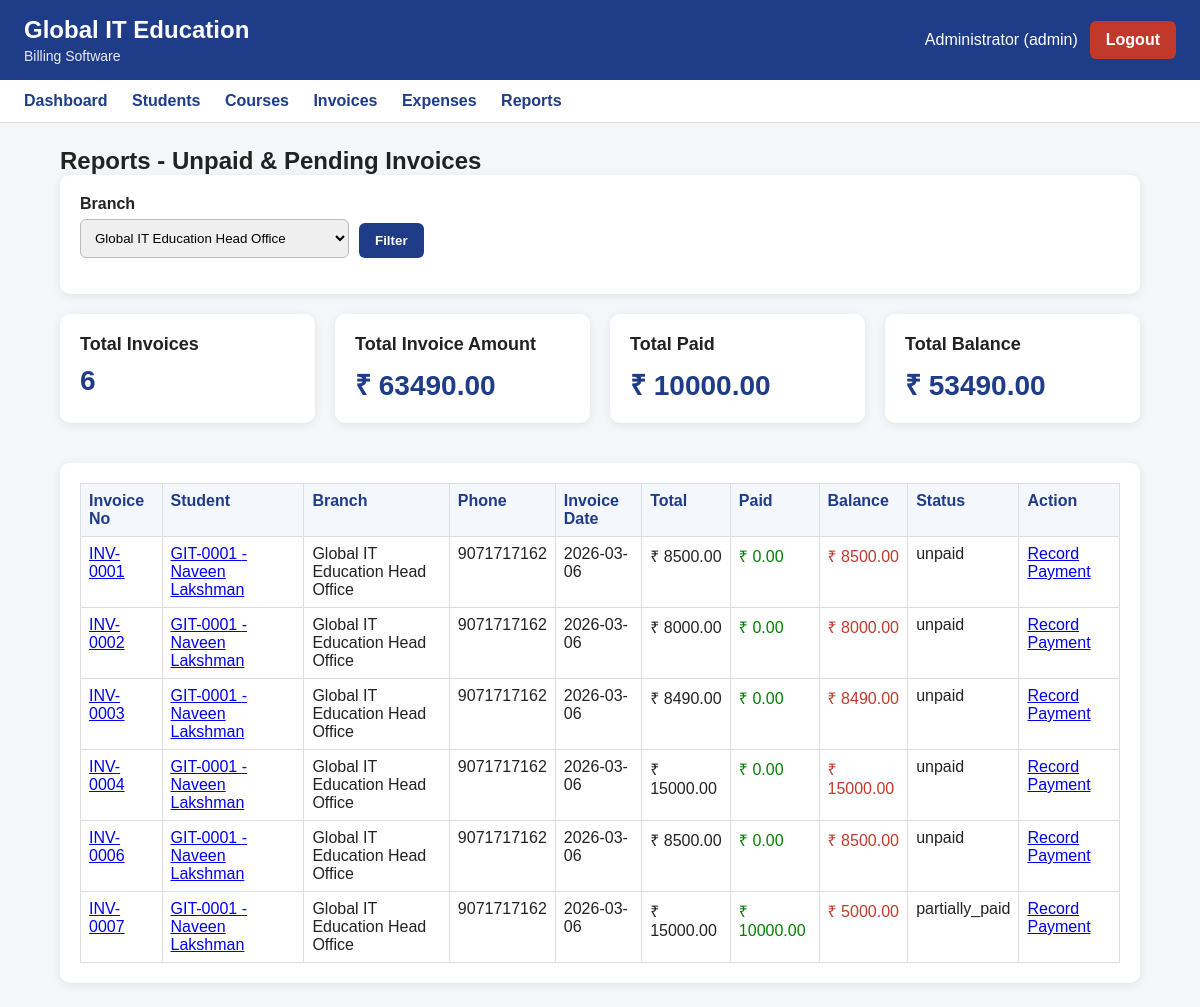
Page /reports/unpaid-invoices?branch_id=1 (signed in) on the committed database.
### tables this page shows
CREATE TABLE invoices (
            id INTEGER PRIMARY KEY AUTOINCREMENT,
            invoice_no TEXT NOT NULL UNIQUE,
            student_id INTEGER NOT NULL,
            invoice_date TEXT NOT NULL,
            subtotal REAL NOT NULL DEFAULT 0,
            discount_type TEXT NOT NULL DEFAULT 'none'
                CHECK(discount_type IN ('none', 'fixed', 'percentage')),
            discount_value REAL NOT NULL DEFAULT 0,
            discount_amount REAL NOT NULL DEFAULT 0,
            total_amount REAL NOT NULL DEFAULT 0,
            installment_type TEXT NOT NULL DEFAULT 'full'
                CHECK(installment_type IN ('full', 'custom')),
            notes TEXT,
            status TEXT NOT NULL DEFAULT 'unpaid'
                CHECK(status IN ('unpaid', 'partially_paid', 'paid', 'cancelled')),
            created_by INTEGER NOT NULL,
            created_at TEXT NOT NULL,
            updated_at TEXT, branch_id INTEGER,
            FOREIGN KEY (student_id) REFERENCES students(id),
            FOREIGN KEY (created_by) REFERENCES users(id)
        );

CREATE TABLE students (
            id INTEGER PRIMARY KEY AUTOINCREMENT,
            student_code TEXT NOT NULL UNIQUE,
            full_name TEXT NOT NULL,
            phone TEXT NOT NULL,
            email TEXT,
            address TEXT,
            joined_date TEXT NOT NULL,
            status TEXT NOT NULL DEFAULT 'active'
                CHECK(status IN ('active', 'completed', 'dropped')),
            created_at TEXT NOT NULL,
            updated_at TEXT
        , branch_id INTEGER);

### app.py (the view)
@app.route("/reports/unpaid-invoices")
@login_required
def unpaid_invoices_report():
    conn = get_conn()
    cur = conn.cursor()
    branch_id = request.args.get("branch_id", "").strip()
    cur.execute("""
        SELECT *
        FROM branches
        WHERE is_active = 1
        ORDER BY branch_name
    """)
    branches = cur.fetchall()
    query = """
        SELECT
            invoices.id,
            invoices.invoice_no,
            invoices.invoice_date,
            invoices.total_amount,
            invoices.status,
            invoices.branch_id,

            students.id AS student_id,
            students.student_code,
            students.full_name,
            students.phone,

            branch_master.branch_name,

            IFNULL(SUM(payments.amount_paid), 0) AS paid_amount

        FROM invoices
        JOIN students
            ON invoices.student_id = students.id
        LEFT JOIN payments
            ON payments.invoice_id = invoices.id
        LEFT JOIN branches AS branch_master
            ON invoices.branch_id = branch_master.id

        WHERE invoices.status IN ('unpaid', 'partially_paid')
    """
    params = []
    if branch_id:
        query += " AND invoices.branch_id = ? "
        params.append(branch_id)
    query += """
        GROUP BY invoices.id
        ORDER BY invoices.invoice_date ASC, invoices.id ASC
    """
    cur.execute(query, params)
    raw_rows = cur.fetchall()
    conn.close()
    rows = []
    total_invoices = 0
    total_amount = 0.0
    total_paid = 0.0
    total_balance = 0.0
    for row in raw_rows:
        invoice_total = float(row["total_amount"] or 0)
        paid_amount = float(row["paid_amount"] or 0)
        balance_amount = invoice_total - paid_amount
        rows.append({
            "id": row["id"],
            "invoice_no": row["invoice_no"],
            "invoice_date": row["invoice_date"],
            "total_amount": invoice_total,
            "paid_amount": paid_amount,
            "balance_amount": balance_amount,
            "status": row["status"],
            "student_id": row["student_id"],
            "student_code": row["student_code"],
            "full_name": row["full_name"],
            "phone": row["phone"],
            "branch_name": row["branch_name"]
        })
        total_invoices += 1
        total_amount += invoice_total
        total_paid += paid_amount
        total_balance += balance_amount
    return render_template(
        "report_unpaid_invoices.html",
        rows=rows,
        total_invoices=total_invoices,
        total_amount=total_amount,
        total_paid=total_paid,
        total_balance=total_balance,
        branches=branches,
        branch_id=branch_id
    )

### app.py (called while the page is built)
def login_required(route_function):
    from functools import wraps
    @wraps(route_function)
    def wrapper(*args, **kwargs):
        if "user_id" not in session:
            flash("Please login first.", "warning")
            return redirect(url_for("login"))
        return route_function(*args, **kwargs)
    return wrapper

### db.py (called while the page is built)
def get_conn():
    conn = sqlite3.connect(DB_PATH)
    conn.row_factory = sqlite3.Row
    conn.execute("PRAGMA foreign_keys = ON;")
    return conn

### templates/report_unpaid_invoices.html (shortened to what this page needs)
{% extends "base.html" %}
{% block content %}
<h2>Reports - Unpaid & Pending Invoices</h2>
<div class="card">
  <form method="get" class="search-form">
    <div class="form-group">
      <label>Branch</label>
      <select name="branch_id">
        {% for b in branches %}
        <option value="{{ b.id }}" {% if branch_id == (b.id|string) %}selected{% endif %}>
          {{ b.branch_name }}
        </option>
        {% endfor %}
      </select>
    </div>
    <div class="form-group" style="align-self:end;">
      <button type="submit" class="btn btn-primary">Filter</button>
    </div>
  </form>
</div>
<div class="grid">
  <div class="card stat-card">
    <h3>Total Invoices</h3>
    <p>{{ total_invoices }}</p>
  </div>
  <div class="card stat-card">
    <h3>Total Invoice Amount</h3>
    <p>₹ {{ "%.2f"|format(total_amount or 0) }}</p>
  </div>
  <div class="card stat-card">
    <h3>Total Paid</h3>
    <p>₹ {{ "%.2f"|format(total_paid or 0) }}</p>
  </div>
  <div class="card stat-card">
    <h3>Total Balance</h3>
    <p>₹ {{ "%.2f"|format(total_balance or 0) }}</p>
  </div>
</div>
<div class="card">
  <table border="1" width="100%" cellpadding="10" class="billing-table">
    <tr>
      <th>Invoice No</th>
      <th>Student</th>
      <th>Branch</th>
      <th>Phone</th>
      <th>Invoice Date</th>
      <th>Total</th>
      <th>Paid</th>
      <th>Balance</th>
      <th>Status</th>
      <th>Action</th>
    </tr>
    {% for row in rows %}
    <tr>
      <td>
        <a href="{{ url_for('invoice_view', invoice_id=row.id) }}">
          {{ row.invoice_no }}
        </a>
      </td>
      <td>
        <a href="{{ url_for('student_profile', student_id=row.student_id) }}">
          {{ row.student_code }} - {{ row.full_name }}
        </a>
      </td>
      <td>{{ row.branch_name or "-" }}</td>
      <td>{{ row.phone or "-" }}</td>
      <td>{{ row.invoice_date }}</td>
      <td>₹ {{ "%.2f"|format(row.total_amount or 0) }}</td>
      <td style="color:green;">
        ₹ {{ "%.2f"|format(row.paid_amount or 0) }}
      </td>
      <td style="color:#c0392b;">
        ₹ {{ "%.2f"|format(row.balance_amount or 0) }}
      </td>
      <td>{{ row.status }}</td>
      <td>
        <a href="{{ url_for('payment_new', invoice_id=row.id) }}">Record Payment</a>
      </td>
    </tr>
    {% else %}
    <tr>
      <td colspan="10" style="text-align:center;">No unpaid or pending invoices found.</td>
    </tr>
    {% endfor %}
  </table>
</div>
{% endblock %}

### static/style.css (style rules this page uses)
* { box-sizing: border-box; margin: 0; padding: 0; font-family: Arial, sans-serif; }
body { background: #f4f6f9; color: #222; }
.card { background: white; border-radius: 10px; padding: 20px; margin-bottom: 20px; box-shadow: 0 2px 10px rgba(0,0,0,0.08); }
.form-group { margin-bottom: 16px; }
.form-group label { display: block; margin-bottom: 6px; font-weight: bold; }
.form-group input, .form-group select, .form-group textarea { width: 100%; padding: 10px; border: 1px solid #bbb; border-radius: 6px; }
.btn { display: inline-block; text-decoration: none; border: none; padding: 10px 16px; border-radius: 6px; cursor: pointer; font-weight: bold; }
.btn-primary { background: #1f3c88; color: white; }
.grid { display: grid; grid-template-columns: repeat(auto-fit, minmax(220px, 1fr)); gap: 20px; margin-bottom: 20px; }
.stat-card h3 { font-size: 18px; margin-bottom: 10px; }
.stat-card p { font-size: 28px; font-weight: bold; color: #1f3c88; }
.billing-table { width: 100%; border-collapse: collapse; }
.billing-table th, .billing-table td { border: 1px solid #ddd; padding: 8px; vertical-align: top; }
.billing-table th { background: #f4f7fb; color: #1f3c88; text-align: left; }
.search-form { display: flex; gap: 10px; align-items: center; flex-wrap: wrap; }
.search-form .btn { padding: 10px 16px; }
.search-form .form-group { min-width: 180px; }

### rows in the picture
invoices: invoice_no "INV-0001", student_code "GIT-0001", full_name "Naveen Lakshman", branch_name "Global IT Education Head Office", phone "9071717162", invoice_date "2026-03-06", total_amount "8500.00", paid_amount "0.00", balance_amount "8500.00", status "unpaid"
invoices: invoice_no "INV-0002", student_code "GIT-0001", full_name "Naveen Lakshman", branch_name "Global IT Education Head Office", phone "9071717162", invoice_date "2026-03-06", total_amount "8000.00", paid_amount "0.00", status "unpaid"
invoices: invoice_no "INV-0003", student_code "GIT-0001", full_name "Naveen Lakshman", branch_name "Global IT Education Head Office", phone "9071717162", invoice_date "2026-03-06", total_amount "8490.00", discount_value "0.00", status "unpaid"
invoices: invoice_no "INV-0004", student_code "GIT-0001", full_name "Naveen Lakshman", branch_name "Global IT Education Head Office", phone "9071717162", invoice_date "2026-03-06", total_amount "15000.00", paid_amount "0.00", balance_amount "15000.00", status "unpaid"
invoices: invoice_no "INV-0006", student_code "GIT-0001", full_name "Naveen Lakshman", branch_name "Global IT Education Head Office", phone "9071717162", invoice_date "2026-03-06", total_amount "8500.00", paid_amount "0.00", balance_amount "8500.00", status "unpaid"
invoices: invoice_no "INV-0007", student_code "GIT-0001", full_name "Naveen Lakshman", branch_name "Global IT Education Head Office", phone "9071717162", invoice_date "2026-03-06", total_amount "15000.00", paid_amount "10000.00", balance_amount "5000.00", status "partially_paid"

### other values in the picture
{{ session.get("full_name") }} "Administrator"
{{ session.get("role") }} "admin"
{{ total_invoices }} "6"
{{ "%.2f"|format(total_amount or 0) }} "63490.00"
{{ "%.2f"|format(total_paid or 0) }} "10000.00"
{{ "%.2f"|format(total_balance or 0) }} "53490.00"
form field branch_id "Global IT Education Head Office"
